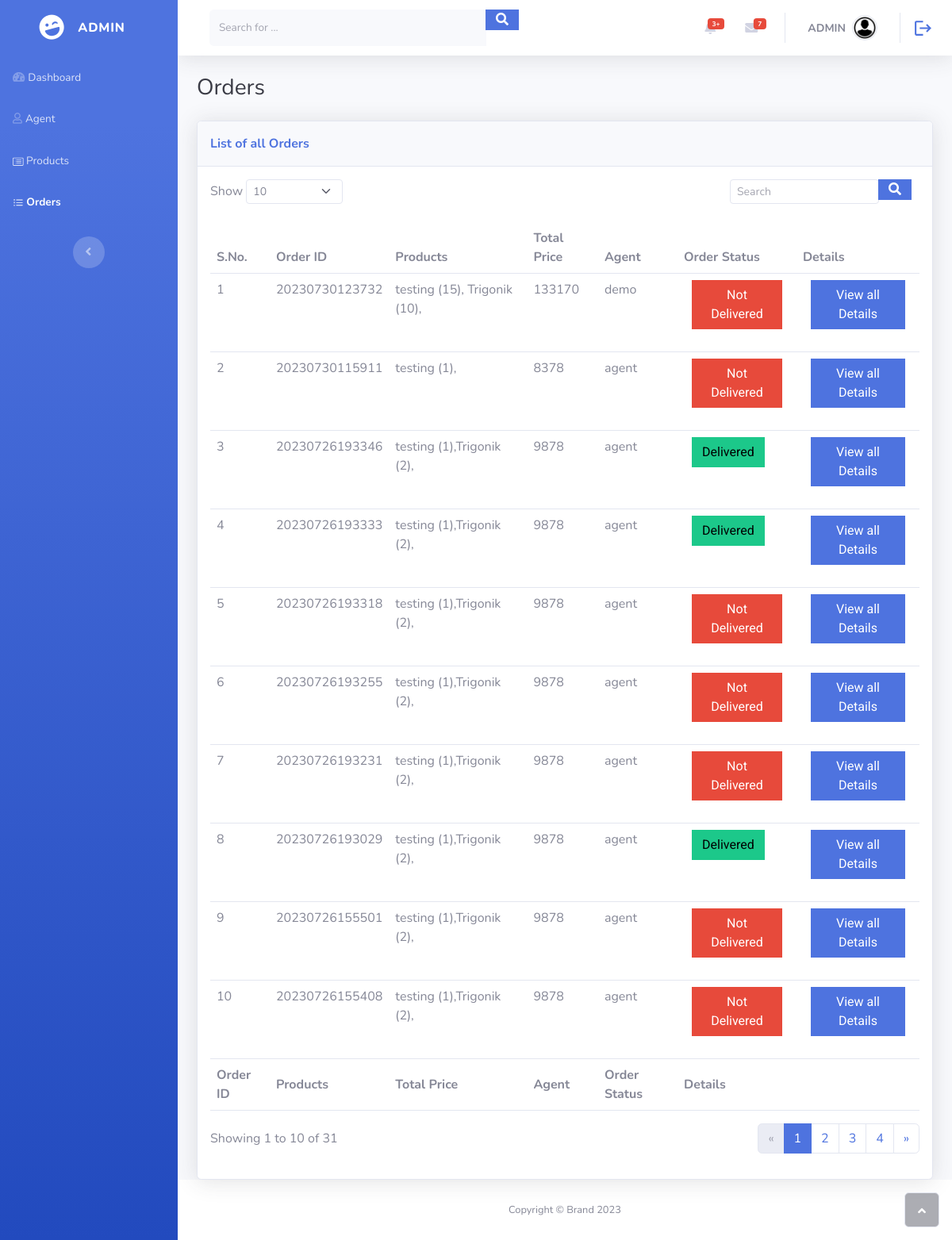
Screenshot of /admin/orders.php (signed in) with the database file from the repository.
### tables this page shows
CREATE TABLE `orders` (
  `order_id` bigint(15) NOT NULL,
  `products` varchar(255) NOT NULL,
  `products_price` int(11) NOT NULL,
  `agent_name` varchar(50) NOT NULL,
  `agent_rem_bal` int(11) NOT NULL,
  `cart_details` varchar(5000) NOT NULL,
  `customer_name` varchar(50) NOT NULL,
  `customer_mob_no` bigint(10) NOT NULL,
  `customer_email` varchar(100) NOT NULL,
  `shipping_address` varchar(100) NOT NULL,
  `order_date` varchar(10) NOT NULL,
  `order_status` varchar(15) NOT NULL
);

### admin/orders.php (the view, shortened to what this page needs)
<?php
    include('header.php');
    ?>
    <body id="page-top">
    <div id="wrapper">
        <nav class="navbar navbar-dark align-items-start sidebar sidebar-dark accordion bg-gradient-primary p-0">
            <div class="container-fluid d-flex flex-column p-0"><a class="navbar-brand d-flex justify-content-center align-items-center sidebar-brand m-0" href="index.php">
                    <div class="sidebar-brand-icon rotate-n-15"><i class="fas fa-laugh-wink"></i></div>
                    <div class="sidebar-brand-text mx-3"><span>ADMIN</span></div>
                </a>
                <ul class="navbar-nav text-light" id="accordionSidebar">
                    <li class="nav-item"><a class="nav-link" href="index.php"><i class="fas fa-tachometer-alt"></i><span>Dashboard</span></a></li>
                    <li class="nav-item"><a class="nav-link " href="agents.php"><i class="far fa-user"></i><span>Agent</span></a><a class="nav-link " href="products.php"><span>&nbsp;Products</span></a><a class="nav-link active" href="orders.php"><span>&nbsp;Orders</span></a></li>
                </ul>
                <div class="text-center d-none d-md-inline"><button class="btn rounded-circle border-0" id="sidebarToggle" type="button"></button></div>
            </div>
        </nav>
        <?php
    include('navbar.php');
    include('database.php');
    if(isset($_GET['limit'])){
        $limit = $_GET['limit'];
    }else{
        $limit = 10;
    }
    if(isset($_GET['page'])){
        $page = $_GET['page'];
    }else{
        $page = 1;
    }
    $offset = ($page - 1) * $limit;
$table_search = "";
        if($table_search == ""){
            $query = "SELECT * FROM orders ORDER BY order_id DESC LIMIT {$offset},{$limit}";
    $result = mysqli_query($conn, $query);
        }else{
            $query = "SELECT * FROM orders WHERE order_id LIKE '%$table_search%' or  products LIKE '%$table_search%' or  agent_name LIKE '%$table_search%' ORDER BY order_id DESC LIMIT {$offset},{$limit}";
    $result = mysqli_query($conn, $query);
        }
?>
                <div class="container-fluid">
                    <h3 class="text-dark mb-4">Orders</h3>
                    <div class="card shadow">
                        <div class="card-header py-3">
                            <div class="row">
                                <div class="col">
                                    <p class="text-primary m-0 fw-bold">List of all Orders</p>
                                </div>
                            </div>
                        </div>
                        <div class="card-body">
                            <div class="row">
                                <div class="col-md-6 text-nowrap">
                                    <div id="dataTable_length" class="dataTables_length" aria-controls="dataTable"><label class="form-label">Show&nbsp;<select class="d-inline-block form-select form-select-sm" onchange="this.options[this.selectedIndex].value && (window.location = this.options[this.selectedIndex].value);">
                                                <option value="orders.php?limit=10" <?php
                                                if(!(isset($_GET['limit'])) || ($_GET['limit'] == 10)){
                                                    echo 'selected';
                                                }
                                            ?>>10</option>
                                            </select>&nbsp;</label></div>
                                </div>
                                <div class="col-md-6">
                                    <div class="text-md-end dataTables_filter" id="dataTable_filter">
                                        <form class="d-none d-sm-inline-block me-auto ms-md-3 my-2 my-md-0 mw-100 navbar-search" method="POST" >
                                            <div class="input-group">
                                                <label class="form-label">
                                                    <input type="text" class="form-control form-control-sm" aria-controls="dataTable" placeholder="Search" name="table_search">
                                                </label>
                                                <button class="btn btn-primary py-0" type="submit" name="table_search_submit"><i class="fas fa-search"></i></button>
                                            </div>
                                        </form>
                                    </div>
                                </div>
                            </div>
                            <div class="table-responsive table mt-2" id="dataTable" role="grid" aria-describedby="dataTable_info">
                                <table class="table my-0" id="dataTable">
                                    <thead>
                                        <tr>
                                            <th>S.No.</th>
                                            <th>Order ID</th>
                                            <th>Products</th>
                                            <th>Total Price</th>
                                            <th>Agent&nbsp;</th>
                                            <th>Order Status</th>
                                            <th>Details</th>
                                        </tr>
                                    </thead>
                                    <tbody>
                                        <?php
                                        if (mysqli_num_rows($result) > 0) {
                                            $sn=$offset+1;
                                            while($data = mysqli_fetch_assoc($result)) {
                                    ?>
                                        <tr>
                                            <td> <?php echo $sn; ?> </td>
                                            <td><?php echo $data['order_id']; ?></td>
                                            <td><?php echo $data['products']; ?></td>
                                            <td><?php echo $data['products_price']; ?></td>
                                            <td><?php echo $data['agent_name']; ?></td>
                                            <td><?php
                                                    if($data['order_status'] == "Delivered"){
                                                        $button_type = "success";
                                                        $status = "Delivered";
                                                    }else{
                                                        $button_type = "danger";
                                                        $status = "Not Delivered";
                                                    }
                                                ?>
                                                <form method="POST">
                                                    <button type="submit" class="btn btn-<?php echo $button_type;?>" name="submit"><?php echo $status; ?></button>
                                                </form>
                                            </td>
                                            <td><a class="btn btn-primary" role="button" href="order_details.php?details=<?php echo $data['order_id']; ?>" name="details">View all Details</a></td>
                                        </tr>
                                        <?php
                                        $sn++;
                                    }
                                }else{
                                            ?>
                                            <td colspan="8"> <center><span style="color:red;">No data found</span></center> </td>
                                            <?php
                                        }  ?>
                                    </tbody>
                                    <tfoot>
                                        <tr>
                                            <td><strong>Order ID</strong></td>
                                            <td><strong>Products</strong></td>
                                            <td><strong>Total Price</strong></td>
                                            <td><strong>Agent&nbsp;</strong></td>
                                            <td><strong>Order Status</strong></td>
                                            <td><strong>Details</strong></td>
                                        </tr>
                                    </tfoot>
                                </table>
                            </div>
                            <?php
                            $sql = "SELECT * FROM orders";
                            $rs = mysqli_query($conn, $sql);
                            if(mysqli_num_rows($rs) > 0){
                                $total_records = mysqli_num_rows($rs);
                                $total_page = ceil($total_records / $limit);
                                $show_from_record = ($offset + 1);
                                if($page!=$total_page){
                                    $show_to_record = ($limit * $page);
                                }else{
                                    $show_to_record = $total_records;
                                }
                                ?>
                            <div class="row">
                                <div class="col-md-6 align-self-center">
                                    <p id="dataTable_info" class="dataTables_info" role="status" aria-live="polite"><?php echo'Showing '.$show_from_record.' to '.$show_to_record.' of '.$total_records; ?></p>
                                </div>
                                <div class="col-md-6">
                                    <nav class="d-lg-flex justify-content-lg-end dataTables_paginate paging_simple_numbers">
                                        <ul class="pagination">
                                            <?php
                                            if($page > 1){
                                                echo '<li class="page-item"><a class="page-link" aria-label="Previous" href="orders.php?page='.($page -1).'"><span aria-hidden="true">«</span></a></li>';
                                            }else{
                                                echo '<li class="page-item disabled"><a class="page-link" aria-label="Previous" href="orders.php?page='.($page -1).'"><span aria-hidden="true">«</span></a></li>';
                                            }
                                            for($i =1; $i<=$total_page; $i++){
                                                if($i == $page){
                                                    $active = "active";
                                                }else{
                                                    $active = "";
                                                }
                                                echo '<li class="page-item '.$active.'"><a class="page-link" href="orders.php?page='.$i.'">'.$i.'</a></li>';
                                            }
                                            if($total_page > $page){
                                                echo '<li class="page-item"><a class="page-link" aria-label="Next" href="orders.php?page='.($page +1).'"><span aria-hidden="true">»</span></a></li>';
                                            }else{
                                                echo '<li class="page-item disabled"><a class="page-link" aria-label="Next" href="orders.php?page='.($page +1).'"><span aria-hidden="true">»</span></a></li>';
                                            }
                                            ?>
                                        </ul>
                                    </nav>
                                </div>
                            </div>
                            <?php
                            }
                            ?>
                        </div>
                    </div>
                </div>
            </div>
            <?php
            include 'footer.php'
            ?>

### admin/assets/css/Form-1.css (style rules this page uses)
.btn { margin: 0px 10px; margin-bottom: 20px; }
.btn { border-radius: 0; }
.btn { font-family: 'Roboto'; font-weight: 400; }

### rows the page displays
orders: order_id "20230730123732", products "testing (15), Trigonik (10),", products_price "133170", agent_name "demo", order_status "Not Delivered"
orders: order_id "20230730115911", products "testing (1),", products_price "8378", agent_name "agent", order_status "Not Delivered"
orders: order_id "20230726193346", products "testing (1),Trigonik (2),", products_price "9878", agent_name "agent", order_status "Delivered"
orders: order_id "20230726193333", products "testing (1),Trigonik (2),", products_price "9878", agent_name "agent", order_status "Delivered"
orders: order_id "20230726193318", products "testing (1),Trigonik (2),", products_price "9878", agent_name "agent", order_status "Not Delivered"
orders: order_id "20230726193255", products "testing (1),Trigonik (2),", products_price "9878", agent_name "agent", order_status "Not Delivered"
orders: order_id "20230726193231", products "testing (1),Trigonik (2),", products_price "9878", agent_name "agent", order_status "Not Delivered"
orders: order_id "20230726193029", products "testing (1),Trigonik (2),", products_price "9878", agent_name "agent", order_status "Delivered"
orders: order_id "20230726155501", products "testing (1),Trigonik (2),", products_price "9878", agent_name "agent", order_status "Not Delivered"
orders: order_id "20230726155408", products "testing (1),Trigonik (2),", products_price "9878", agent_name "agent", order_status "Not Delivered"

### other values shown
$_SESSION['admin-name'] "ADMIN"
$show_from_record "1"
$show_to_record "10"
$total_records "31"
